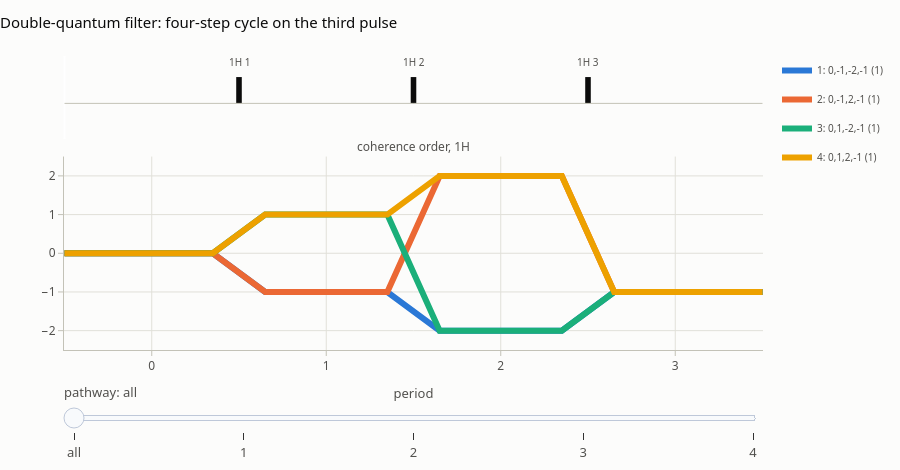

Notebook source saved alongside this figure:
### Code cell
from ctps.plot import plot_pathways

plot_pathways(dq, top=8, title="Double-quantum filter: four-step cycle on the third pulse")

### Figure 1 — Plotly figure (JSON) as saved in the notebook; plotly's stock layout.template omitted (floating-point values rounded to 4 significant figures)
{"data": [{"hovertemplate": "pathway 1: 0,-1,-2,-1<br>total 1, ψ 0°<br>pc 1 · grad 1 · diff 1 · pulse 1<extra></extra>", "legendgroup": "0", "line": {"color": "#2a78d6", "dash": "solid", "width": 6.0}, "mode": "lines", "name": "1: 0,-1,-2,-1 (1)", "opacity": 1.0, "showlegend": true, "x": [0.0, 0.85, 1.15, 1.85, 2.15, 2.85, 3.15, 4.0], "y": [0, 0, -1, -1, -2, -2, -1, -1], "type": "scatter", "xaxis": "x2", "yaxis": "y2"}, {"hovertemplate": "pathway 2: 0,-1,2,-1<br>total 1, ψ 0°<br>pc 1 · grad 1 · diff 1 · pulse 1<extra></extra>", "legendgroup": "1", "line": {"color": "#eb6834", "dash": "solid", "width": 6.0}, "mode": "lines", "name": "2: 0,-1,2,-1 (1)", "opacity": 1.0, "showlegend": true, "x": [0.0, 0.85, 1.15, 1.85, 2.15, 2.85, 3.15, 4.0], "y": [0, 0, -1, -1, 2, 2, -1, -1], "type": "scatter", "xaxis": "x2", "yaxis": "y2"}, {"hovertemplate": "pathway 3: 0,1,-2,-1<br>total 1, ψ 0°<br>pc 1 · grad 1 · diff 1 · pulse 1<extra></extra>", "legendgroup": "2", "line": {"color": "#1baf7a", "dash": "solid", "width": 6.0}, "mode": "lines", "name": "3: 0,1,-2,-1 (1)", "opacity": 1.0, "showlegend": true, "x": [0.0, 0.85, 1.15, 1.85, 2.15, 2.85, 3.15, 4.0], "y": [0, 0, 1, 1, -2, -2, -1, -1], "type": "scatter", "xaxis": "x2", "yaxis": "y2"}, {"hovertemplate": "pathway 4: 0,1,2,-1<br>total 1, ψ 0°<br>pc 1 · grad 1 · diff 1 · pulse 1<extra></extra>", "legendgroup": "3", "line": {"color": "#eda100", "dash": "solid", "width": 6.0}, "mode": "lines", "name": "4: 0,1,2,-1 (1)", "opacity": 1.0, "showlegend": true, "x": [0.0, 0.85, 1.15, 1.85, 2.15, 2.85, 3.15, 4.0], "y": [0, 0, 1, 1, 2, 2, -1, -1], "type": "scatter", "xaxis": "x2", "yaxis": "y2"}], "layout": {"xaxis": {"anchor": "y", "domain": [0.0, 1.0], "matches": "x2", "showticklabels": false, "showgrid": false}, "yaxis": {"anchor": "x", "domain": [0.718, 1.0], "visible": false, "range": [-1.35, 1.8]}, "xaxis2": {"anchor": "y2", "domain": [0.0, 1.0], "title": {"font": {"color": "#52514e", "size": 13}, "text": "period"}, "tickfont": {"color": "#52514e", "size": 12}, "showgrid": true, "gridcolor": "#e1e0d9", "zeroline": false, "showline": true, "linecolor": "#c3c2b7", "ticks": "outside", "tickcolor": "#c3c2b7", "tickvals": [0.5, 1.5, 2.5, 3.5], "ticktext": ["0", "1", "2", "3"]}, "yaxis2": {"anchor": "x2", "domain": [0.0, 0.658], "tickfont": {"color": "#52514e", "size": 12}, "title": {"font": {"color": "#52514e", "size": 13}}, "range": [-2.5, 2.5], "dtick": 1, "showgrid": true, "gridcolor": "#e1e0d9", "zeroline": false, "showline": true, "linecolor": "#c3c2b7", "ticks": "outside", "tickcolor": "#c3c2b7"}, "annotations": [{"font": {"color": "#52514e", "size": 12}, "showarrow": false, "text": "coherence order, 1H", "x": 0.5, "xanchor": "center", "xref": "paper", "y": 0.658, "yanchor": "bottom", "yref": "paper"}, {"font": {"color": "#52514e", "size": 10}, "showarrow": false, "text": "1H 1", "x": 1.0, "xanchor": "center", "xref": "x", "y": 1.22, "yanchor": "bottom", "yref": "y"}, {"font": {"color": "#52514e", "size": 10}, "showarrow": false, "text": "1H 2", "x": 2.0, "xanchor": "center", "xref": "x", "y": 1.22, "yanchor": "bottom", "yref": "y"}, {"font": {"color": "#52514e", "size": 10}, "showarrow": false, "text": "1H 3", "x": 3.0, "xanchor": "center", "xref": "x", "y": 1.22, "yanchor": "bottom", "yref": "y"}], "shapes": [{"fillcolor": "#0b0b0b", "line": {"width": 0}, "type": "rect", "x0": 0.984, "x1": 1.016, "xref": "x", "y0": 0.0, "y1": 1.0, "yref": "y"}, {"fillcolor": "#0b0b0b", "line": {"width": 0}, "type": "rect", "x0": 1.984, "x1": 2.016, "xref": "x", "y0": 0.0, "y1": 1.0, "yref": "y"}, {"fillcolor": "#0b0b0b", "line": {"width": 0}, "type": "rect", "x0": 2.984, "x1": 3.016, "xref": "x", "y0": 0.0, "y1": 1.0, "yref": "y"}, {"line": {"color": "#c3c2b7", "width": 1}, "type": "line", "x0": 0.0, "x1": 4.0, "xref": "x", "y0": 0.0, "y1": 0.0, "yref": "y"}], "font": {"family": "system-ui, -apple-system, \"Segoe UI\", Roboto, sans-serif", "color": "#0b0b0b", "size": 13}, "margin": {"l": 64, "r": 24, "t": 56, "b": 48}, "title": {"font": {"size": 15, "color": "#0b0b0b"}, "text": "Double-quantum filter: four-step cycle on the third pulse", "x": 0, "xanchor": "left"}, "legend": {"font": {"size": 10, "color": "#52514e"}, "orientation": "v", "x": 1.02, "y": 1, "bgcolor": "rgba(0,0,0,0)"}, "modebar": {"bgcolor": "rgba(0,0,0,0)", "color": "#898781", "activecolor": "#52514e", "remove": ["lasso2d", "select2d"]}, "sliders": [{"active": 0, "currentvalue": {"font": {"color": "#52514e"}, "prefix": "pathway: "}, "font": {"color": "#52514e"}, "pad": {"t": 30}, "steps": [{"args": [{"opacity": [1.0, 1.0, 1.0, 1.0]}, {"annotations": [{"font": {"color": "#52514e", "size": 12}, "showarrow": false, "text": "coherence order, 1H", "x": 0.5, "xanchor": "center", "xref": "paper", "y": 0.658, "yanchor": "bottom", "yref": "paper"}, {"font": {"color": "#52514e", "size": 10}, "showarrow": false, "text": "1H 1", "x": 1.0, "xanchor": "center", "xref": "x", "y": 1.22, "yanchor": "bottom", "yref": "y"}, {"font": {"color": "#52514e", "size": 10}, "showarrow": false, "text": "1H 2", "x": 2.0, "xanchor": "center", "xref": "x", "y": 1.22, "yanchor": "bottom", "yref": "y"}, {"font": {"color": "#52514e", "size": 10}, "showarrow": false, "text": "1H 3", "x": 3.0, "xanchor": "center", "xref": "x", "y": 1.22, "yanchor": "bottom", "yref": "y"}]}], "label": "all", "method": "update"}, {"args": [{"opacity": [1.0, 0.12, 0.12, 0.12]}, {"annotations": [{"font": {"color": "#52514e", "size": 12}, "showarrow": false, "text": "coherence order, 1H", "x": 0.5, "xanchor": "center", "xref": "paper", "y": 0.658, "yanchor": "bottom", "yref": "paper"}, {"font": {"color": "#52514e", "size": 10}, "showarrow": false, "text": "1H 1", "x": 1.0, "xanchor": "center", "xref": "x", "y": 1.22, "yanchor": "bottom", "yref": "y"}, {"font": {"color": "#52514e", "size": 10}, "showarrow": false, "text": "1H 2", "x": 2.0, "xanchor": "center", "xref": "x", "y": 1.22, "yanchor": "bottom", "yref": "y"}, {"font": {"color": "#52514e", "size": 10}, "showarrow": false, "text": "1H 3", "x": 3.0, "xanchor": "center", "xref": "x", "y": 1.22, "yanchor": "bottom", "yref": "y"}, {"xref": "paper", "yref": "paper", "x": 1.0, "y": 0.0, "xanchor": "right", "yanchor": "bottom", "align": "left", "showarrow": false, "bgcolor": "#fcfcfb", "bordercolor": "#c3c2b7", "borderwidth": 1, "font": {"size": 11, "color": "#0b0b0b"}, "text": "<b>pathway 1</b> 0,-1,-2,-1 (wanted)<br>total 1, ψ 0°<br>phase cycle 1<br>gradient 1<br>diffusion 1<br>pulses 1"}]}], "label": "1", "method": "update"}, {"args": [{"opacity": [0.12, 1.0, 0.12, 0.12]}, {"annotations": [{"font": {"color": "#52514e", "size": 12}, "showarrow": false, "text": "coherence order, 1H", "x": 0.5, "xanchor": "center", "xref": "paper", "y": 0.658, "yanchor": "bottom", "yref": "paper"}, {"font": {"color": "#52514e", "size": 10}, "showarrow": false, "text": "1H 1", "x": 1.0, "xanchor": "center", "xref": "x", "y": 1.22, "yanchor": "bottom", "yref": "y"}, {"font": {"color": "#52514e", "size": 10}, "showarrow": false, "text": "1H 2", "x": 2.0, "xanchor": "center", "xref": "x", "y": 1.22, "yanchor": "bottom", "yref": "y"}, {"font": {"color": "#52514e", "size": 10}, "showarrow": false, "text": "1H 3", "x": 3.0, "xanchor": "center", "xref": "x", "y": 1.22, "yanchor": "bottom", "yref": "y"}, {"xref": "paper", "yref": "paper", "x": 1.0, "y": 0.0, "xanchor": "right", "yanchor": "bottom", "align": "left", "showarrow": false, "bgcolor": "#fcfcfb", "bordercolor": "#c3c2b7", "borderwidth": 1, "font": {"size": 11, "color": "#0b0b0b"}, "text": "<b>pathway 2</b> 0,-1,2,-1 (wanted)<br>total 1, ψ 0°<br>phase cycle 1<br>gradient 1<br>diffusion 1<br>pulses 1"}]}], "label": "2", "method": "update"}, {"args": [{"opacity": [0.12, 0.12, 1.0, 0.12]}, {"annotations": [{"font": {"color": "#52514e", "size": 12}, "showarrow": false, "text": "coherence order, 1H", "x": 0.5, "xanchor": "center", "xref": "paper", "y": 0.658, "yanchor": "bottom", "yref": "paper"}, {"font": {"color": "#52514e", "size": 10}, "showarrow": false, "text": "1H 1", "x": 1.0, "xanchor": "center", "xref": "x", "y": 1.22, "yanchor": "bottom", "yref": "y"}, {"font": {"color": "#52514e", "size": 10}, "showarrow": false, "text": "1H 2", "x": 2.0, "xanchor": "center", "xref": "x", "y": 1.22, "yanchor": "bottom", "yref": "y"}, {"font": {"color": "#52514e", "size": 10}, "showarrow": false, "text": "1H 3", "x": 3.0, "xanchor": "center", "xref": "x", "y": 1.22, "yanchor": "bottom", "yref": "y"}, {"xref": "paper", "yref": "paper", "x": 1.0, "y": 0.0, "xanchor": "right", "yanchor": "bottom", "align": "left", "showarrow": false, "bgcolor": "#fcfcfb", "bordercolor": "#c3c2b7", "borderwidth": 1, "font": {"size": 11, "color": "#0b0b0b"}, "text": "<b>pathway 3</b> 0,1,-2,-1 (wanted)<br>total 1, ψ 0°<br>phase cycle 1<br>gradient 1<br>diffusion 1<br>pulses 1"}]}], "label": "3", "method": "update"}, {"args": [{"opacity": [0.12, 0.12, 0.12, 1.0]}, {"annotations": [{"font": {"color": "#52514e", "size": 12}, "showarrow": false, "text": "coherence order, 1H", "x": 0.5, "xanchor": "center", "xref": "paper", "y": 0.658, "yanchor": "bottom", "yref": "paper"}, {"font": {"color": "#52514e", "size": 10}, "showarrow": false, "text": "1H 1", "x": 1.0, "xanchor": "center", "xref": "x", "y": 1.22, "yanchor": "bottom", "yref": "y"}, {"font": {"color": "#52514e", "size": 10}, "showarrow": false, "text": "1H 2", "x": 2.0, "xanchor": "center", "xref": "x", "y": 1.22, "yanchor": "bottom", "yref": "y"}, {"font": {"color": "#52514e", "size": 10}, "showarrow": false, "text": "1H 3", "x": 3.0, "xanchor": "center", "xref": "x", "y": 1.22, "yanchor": "bottom", "yref": "y"}, {"xref": "paper", "yref": "paper", "x": 1.0, "y": 0.0, "xanchor": "right", "yanchor": "bottom", "align": "left", "showarrow": false, "bgcolor": "#fcfcfb", "bordercolor": "#c3c2b7", "borderwidth": 1, "font": {"size": 11, "color": "#0b0b0b"}, "text": "<b>pathway 4</b> 0,1,2,-1 (wanted)<br>total 1, ψ 0°<br>phase cycle 1<br>gradient 1<br>diffusion 1<br>pulses 1"}]}], "label": "4", "method": "update"}]}], "height": 470, "paper_bgcolor": "#fcfcfb", "plot_bgcolor": "#fcfcfb", "hovermode": "closest"}}
